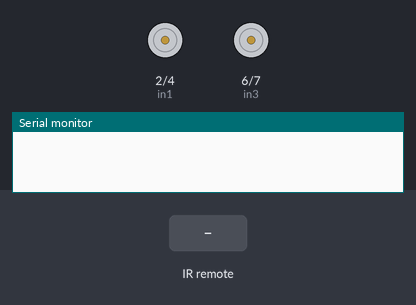
Simulated run of this sketch. Board: Arduino Uno, built with avr-gcc and run on an emulated ATmega328P. Shown: motor-driver pin pairs drawn as motors (green arrow = first pin HIGH = forward, orange = second pin HIGH = backward, longer = more drive), the last lines printed to the serial monitor. The test bench sets the inputs (shaded band).

Above: at 1.2 s.
1.3 s: infrared code 0xC00002 received
At 2.1 s:
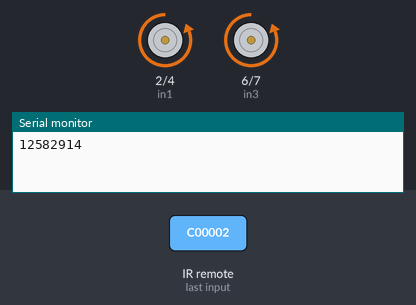
2.8 s: infrared code 0xC00004 received
At 3.3 s:
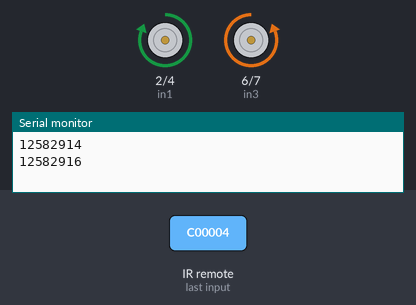
4.3 s: infrared code 0xC00006 received
At 5.5 s:
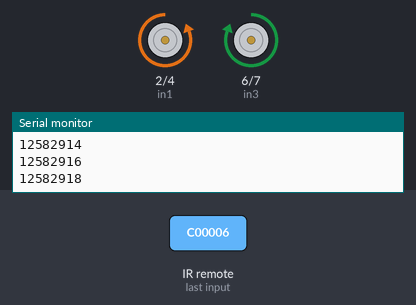
5.8 s: infrared code 0xC00008 received
At 6.7 s:
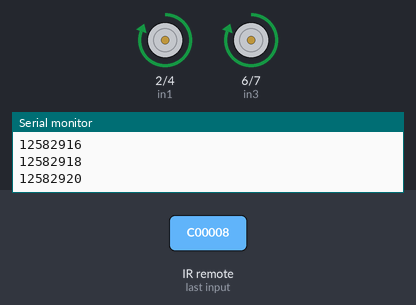
Timing chart, 0 to 8.3 s (numbered marks = the images above; inputs shaded):
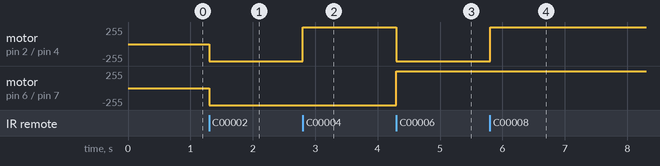

The sketch:

BM30ArduinoIR.ino
```cpp
//CODE DONE BY BOSH MACSIS && DR SURESAN PARETH
#include <IRremote.h>
#define irPin 12

#define in1 2 //L298n Motor Driver pins.
#define in2 4
#define in3 6
#define in4 7

IRrecv irrecv(irPin);
decode_results rslts;


int command; //Int to store app command state.
int Speed = 150; // 0 - 255.
int Speedsec;
int buttonState = 0;
int lastButtonState = 0;
int Turnradius = 0; //Set the radius of a turn, 0 - 255 Note:the robot will malfunction if this is higher than int Speed.
int brakeTime = 45;
int brkonoff = 1;


void setup()
{
   pinMode(in1, OUTPUT);
  pinMode(in2, OUTPUT);
  pinMode(in3, OUTPUT);
  pinMode(in4, OUTPUT);
 //Set the LED pin.
  Serial.begin(9600);
  irrecv.enableIRIn();
}

void loop() {
   if (irrecv.decode(&rslts)) {
      Serial.println(rslts.value);

      switch (rslts.value) {

         case 12582914:            //  FORDWARD Button
            Forward();
            break;

         case 12582916:            //  LEFT Button
            Left();
            break;

         case 12582918:            //  RIGHT Button
            Right();
            break;

         case 12582920:            //  BACK Button
            Back();
            break;

         default:            // STOP Button
            Stop();
            break;
   }
   irrecv.resume();
   }
}

void Back()
{
            digitalWrite(5, HIGH);
            digitalWrite(3, HIGH);

            digitalWrite(2, HIGH);
             digitalWrite(4, LOW);
            digitalWrite(6, HIGH);
            digitalWrite(7, LOW);


}

void Forward()
{
            digitalWrite(5, HIGH);
            digitalWrite(3, HIGH);

            digitalWrite(2, LOW);
            digitalWrite(4, HIGH);
            digitalWrite(6, LOW);
            digitalWrite(7, HIGH);


}
void Left()
{

            digitalWrite(5, HIGH);
            digitalWrite(3, HIGH);

            digitalWrite(2, HIGH);
             digitalWrite(4, LOW);
            digitalWrite(6, LOW);
            digitalWrite(7, HIGH);


}

void Right()
{
          digitalWrite(5, HIGH);
            digitalWrite(3, HIGH);
            digitalWrite(2, LOW);
            digitalWrite(4, HIGH);
           digitalWrite(6, HIGH);
            digitalWrite(7, LOW);


}
void Stop()
{
            digitalWrite(5, LOW);
            digitalWrite(3, LOW);
            digitalWrite(2, LOW);
            digitalWrite(4, LOW);
            digitalWrite(6, LOW);
            digitalWrite(7, LOW);
}
```

Measured:
- after the input at 1.3 s, motor on pin 2 (in1) / pin 4 (in2), motor on pin 6 (in3) / pin 7 (in4): stopped → backward 255/255 at once
- after the input at 2.8 s, motor on pin 2 (in1) / pin 4 (in2): backward 255/255 → forward 255/255 at once
- after the input at 4.3 s, motor on pin 2 (in1) / pin 4 (in2): forward 255/255 → backward 255/255 at once; motor on pin 6 (in3) / pin 7 (in4): backward 255/255 → forward 255/255 at once
- after the input at 5.8 s, motor on pin 2 (in1) / pin 4 (in2): backward 255/255 → forward 255/255 at once
